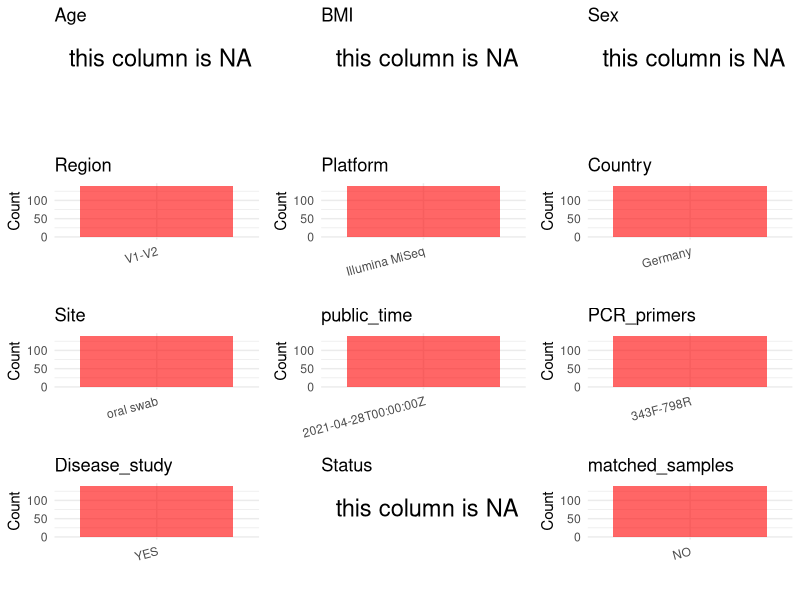

Generate this figure with R: (Note: this script raises an error after producing the figure.)
## ---- chunk 1
# Load necessary libraries
library(dplyr)
library(ggplot2)
library(cowplot)

# Set working directory (update this path to your local directory)
setwd("D:/oral_project/PRJEB44538")

# Read the initial metadata files
initial_meta<-read.csv("SraRunTable.csv",header = T)

# Combine the two metadata files
#meta <- rbind(initial_meta, initial_meta1)

#Remove entries where Organism is "gut metagenome" (non-oral samples)
#initial_meta <- subset(initial_meta,isolation_source!= "feces")

# Check the number of samples containing "HT" in Sample.Name (e.g., healthy controls)
#nrow(subset(meta, grepl("HT", Sample.Name)))

# Display the first few rows of the metadata
head(initial_meta)
## ---- chunk 2
# Create a uniform metadata dataframe
metadata <- data.frame(
  BioProject = initial_meta$BioProject,
  Run = initial_meta$Run,
  sample_name = initial_meta$Submitter_Id,
  Age = NA,
  BMI = NA,
  Sex=NA,
  Region = "V1-V2",
  Platform = initial_meta$Instrument,
  Country = initial_meta$geo_loc_name_country,
  Site = initial_meta$common_name,
  public_time = initial_meta$ReleaseDate,
  stringsAsFactors = FALSE
)%>%mutate(Site=case_when(Site=="Human stool"~"Feces",Site=="Human swab"~"oral swab"))
## ---- chunk 3
# Add information obtained from the publication
metadata$PCR_primers <- "343F-798R"
metadata$title <- "B‑cell‑depletion reverses dysbiosis of the microbiome in multiple sclerosis patients"
#metadata<-subset(uniform_meta,Site!="feces")
metadata$Disease_study <- "YES"
# Assign disease status based on sample_name patterns
metadata$Status <-NA
#extract subject id by remove prefix of sample_name
#metadata$sample_name <- gsub("S-Saliva-.*|F", "", metadata$sample_name)
#get subjects id with Saliva available
keep_subjects<-subset(metadata,Site=="oral swab")
#remove subjects without Saliva samples
metadata<-subset(metadata,sample_name %in% keep_subjects$sample_name)
#get subjects sampling counts
sample_counts <- table(metadata$sample_name)
# Create matched_samples column, any subjects have >=2 samples will be label "YES", otherwise "NO"
metadata$matched_samples <- ifelse(metadata$sample_name %in% names(sample_counts[sample_counts >= 2]), "YES", "NO")
## ---- chunk 4
# Check the number of unique runs and sample names
print(paste("Number of unique runs:", length(unique(metadata$Run))))
print(paste("Number of unique sample names:", length(unique(metadata$sample_name))))
## ---- chunk 5
# Select columns for visualization
plot_data <- metadata %>%
  select(-BioProject, -Run, -sample_name, -title)

# Function to create simple plots for each column
create_simple_plots <- function(data) {
  plots <- list()
  
  for (col in colnames(data)) {
    # Check if the column is all NA
    if (all(is.na(data[[col]]))) {
      # Create an empty plot with text indicating all NA
      p <- ggplot() +
        annotate("text", x = 0.5, y = 0.5, label = "this column is NA", size = 6) +
        labs(title = col) +
        theme_void()
    } else if (is.numeric(data[[col]])) {
      # Numeric variable: histogram
      p <- ggplot(data, aes(x = .data[[col]])) +
        geom_histogram(fill = "blue", alpha = 0.6, bins = 20, na.rm = TRUE) +
        labs(title = col) +
        theme_minimal()
    } else {
      # Categorical variable: bar plot (remove NA values)
      count_data <- as.data.frame(table(data[[col]], useNA = "ifany"))
      p <- ggplot(count_data, aes(x = reorder(Var1, -Freq), y = Freq)) +
        geom_col(fill = "red", alpha = 0.6) +
        labs(title = col, x = NULL, y = "Count") +
        theme_minimal() +
        theme(axis.text.x = element_text(angle = 15, hjust = 1))
    }
    plots[[col]] <- p
  }
  
  return(plots)
}

# Generate and arrange plots
plots <- create_simple_plots(plot_data)
p<-plot_grid(plots$Age, 
          plots$BMI, 
          plots$Sex, 
          plots$Region, 
          plots$Platform, 
          plots$Country, 
          plots$Site,
          plots$public_time, 
          plots$PCR_primers,
          plots$Disease_study,
          plots$Status,
          plots$matched_samples,# add 
          ncol = 3, align = "hv", axis = "lb")
ggsave("Metadata_Summary.png", plot = p, width = 8, height = 6, dpi = 150)
## ---- chunk 6
knitr::include_graphics("Metadata_Summary.png")
## ---- chunk 7
# Reorder columns to match the desired format
metadata <- metadata[, c(
  "BioProject", "Run", "sample_name", "Age", "BMI", "Sex", 
  "Region", "Platform", "Country", "Site", "public_time", 
  "PCR_primers", "title", "Disease_study", "Status","matched_samples"
)]

# Export the uniform metadata to a CSV file
write.csv(metadata, file = "metadata.csv", quote = FALSE)
head(metadata)
